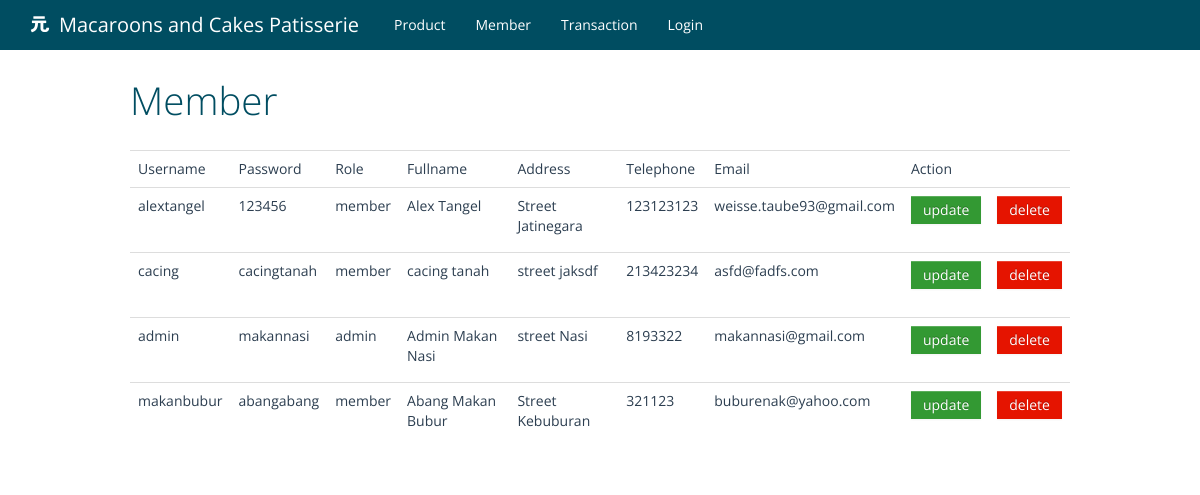
The page /member.php on the database its author committed.
### tables this page shows
CREATE TABLE IF NOT EXISTS `msuser` (
  `UserID` int(10) NOT NULL AUTO_INCREMENT,
  `UserName` varchar(20) NOT NULL,
  `Pass` varchar(20) NOT NULL,
  `RoleID` char(1) NOT NULL,
  `FullName` varchar(50) NOT NULL,
  `Address` varchar(100) NOT NULL,
  `Telephone` varchar(20) NOT NULL,
  `Email` varchar(50) NOT NULL,
  PRIMARY KEY (`UserID`),
  KEY `UserID` (`UserID`),
  KEY `RoleID` (`RoleID`)
);

CREATE TABLE IF NOT EXISTS `ltrole` (
  `RoleID` char(1) NOT NULL,
  `RoleName` varchar(20) NOT NULL,
  PRIMARY KEY (`RoleID`)
);

### member.php (the view, shortened to what this page needs)
<!DOCTYPE html>
<html>
    <head>
        <link href="css/bootstrap.css" rel="stylesheet"/>
    </head>
    <body>
        <?php include 'headerAdmin.php' ?>
        <div class="container">
        	<h1>Member</h1>
            <table class="table">
                <tr>
                    <td>Username</td>
                    <td>Password</td>
                    <td>Role</td>
                    <td>Fullname</td>
                    <td>Address</td>
                    <td>Telephone</td>
                    <td>Email</td>
                    <td colspan = '2'>Action</td>
                </tr>
        <?php
    $query = mysql_query("SELECT userid, username, pass, rolename, fullname, address, telephone, email FROM msuser join ltrole on msuser.roleid = ltrole.roleid");
        while ($output = mysql_fetch_assoc($query))
            {
            echo "<tr>" .
            "<td>" . $output['username'] . "</td>" .
            "<td>" . $output['pass'] . "</td>" .
            "<td>" . $output['rolename'] . "</td>" .
            "<td>" . $output['fullname'] . "</td>" .
            "<td>" . $output['address'] . "</td>" .
            "<td>" . $output['telephone'] . "</td>" .
            "<td>" . $output['email'] . "</td>" .
            "<td>
            <form action=updateMember.php?id=" . $output['userid'] . " method='post'>
                <input type='submit' value='update' class='btn btn-success'>
            </form>
            </td>" .
            "<td>
            <form action=deleteMember.php?id=" . $output['userid'] . " method='post'>
                <input type='submit' value='delete' class='btn btn-danger'>
            </form>
            </td>" ;
        }
            echo '<br>';
        ?>
            </table>
        </div>
    </body>
</html>

### rows shown on the page
msuser: UserName "alextangel", Pass "123456", RoleID.RoleName "member", FullName "Alex Tangel", Address "Street Jatinegara", Telephone "123123123", Email "weisse.taube93@gmail.com"
msuser: UserName "cacing", Pass "cacingtanah", RoleID.RoleName "member", FullName "cacing tanah", Address "street jaksdf", Telephone "213423234", Email "asfd@fadfs.com"
msuser: UserName "admin", Pass "makannasi", RoleID.RoleName "admin", FullName "Admin Makan Nasi", Address "street Nasi", Telephone "8193322", Email "makannasi@gmail.com"
msuser: UserName "makanbubur", Pass "abangabang", RoleID.RoleName "member", FullName "Abang Makan Bubur", Address "Street Kebuburan", Telephone "321123", Email "buburenak@yahoo.com"
